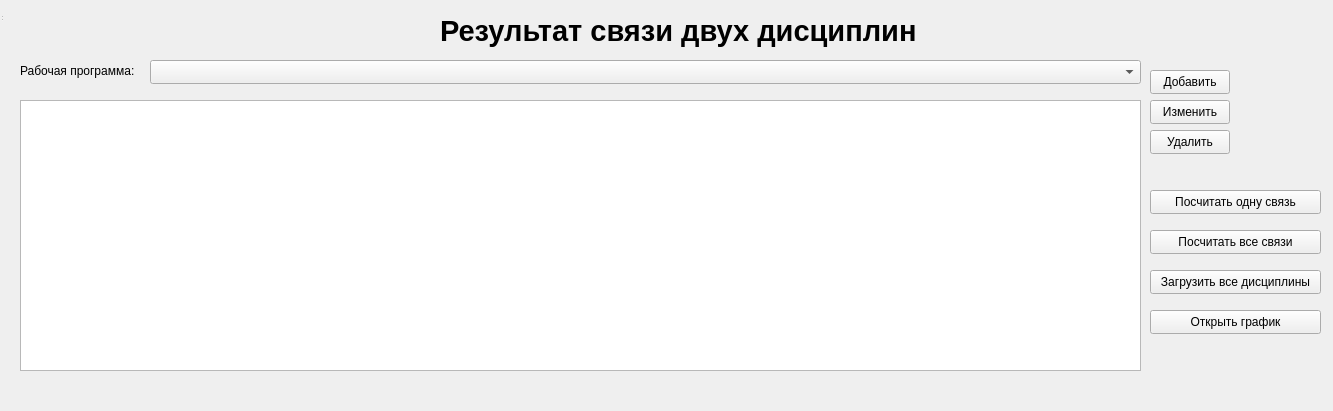
<?xml version="1.0" encoding="UTF-8"?>
<ui version="4.0">
 <class>result</class>
 <widget class="QWidget" name="result">
  <property name="geometry">
   <rect>
    <x>0</x>
    <y>0</y>
    <width>1333</width>
    <height>411</height>
   </rect>
  </property>
  <property name="windowTitle">
   <string>Form</string>
  </property>
  <widget class="QWidget" name="centralwidget" native="true">
   <property name="geometry">
    <rect>
     <x>0</x>
     <y>0</y>
     <width>1381</width>
     <height>411</height>
    </rect>
   </property>
   <widget class="QTableWidget" name="tableWidget">
    <property name="geometry">
     <rect>
      <x>20</x>
      <y>100</y>
      <width>1121</width>
      <height>271</height>
     </rect>
    </property>
   </widget>
   <widget class="QLabel" name="label">
    <property name="geometry">
     <rect>
      <x>440</x>
      <y>10</y>
      <width>541</width>
      <height>41</height>
     </rect>
    </property>
    <property name="font">
     <font>
      <pointsize>22</pointsize>
      <bold>true</bold>
     </font>
    </property>
    <property name="text">
     <string>Результат связи двух дисциплин</string>
    </property>
   </widget>
   <widget class="QPushButton" name="pushButton_6">
    <property name="geometry">
     <rect>
      <x>1150</x>
      <y>270</y>
      <width>171</width>
      <height>24</height>
     </rect>
    </property>
    <property name="text">
     <string>Загрузить все дисциплины</string>
    </property>
   </widget>
   <widget class="QPushButton" name="pushButton_3">
    <property name="geometry">
     <rect>
      <x>1150</x>
      <y>100</y>
      <width>80</width>
      <height>24</height>
     </rect>
    </property>
    <property name="text">
     <string>Изменить</string>
    </property>
   </widget>
   <widget class="QPushButton" name="pushButton">
    <property name="geometry">
     <rect>
      <x>1150</x>
      <y>70</y>
      <width>80</width>
      <height>24</height>
     </rect>
    </property>
    <property name="text">
     <string>Добавить</string>
    </property>
   </widget>
   <widget class="QPushButton" name="pushButton_4">
    <property name="geometry">
     <rect>
      <x>1150</x>
      <y>190</y>
      <width>171</width>
      <height>24</height>
     </rect>
    </property>
    <property name="text">
     <string>Посчитать одну связь</string>
    </property>
   </widget>
   <widget class="QPushButton" name="pushButton_5">
    <property name="geometry">
     <rect>
      <x>1150</x>
      <y>230</y>
      <width>171</width>
      <height>24</height>
     </rect>
    </property>
    <property name="text">
     <string>Посчитать все связи</string>
    </property>
   </widget>
   <widget class="QPushButton" name="pushButton_2">
    <property name="geometry">
     <rect>
      <x>1150</x>
      <y>130</y>
      <width>80</width>
      <height>24</height>
     </rect>
    </property>
    <property name="text">
     <string>Удалить</string>
    </property>
   </widget>
   <widget class="QPushButton" name="pushButton_7">
    <property name="geometry">
     <rect>
      <x>1150</x>
      <y>310</y>
      <width>171</width>
      <height>24</height>
     </rect>
    </property>
    <property name="text">
     <string>Открыть график</string>
    </property>
   </widget>
   <widget class="QLabel" name="label_2">
    <property name="geometry">
     <rect>
      <x>20</x>
      <y>60</y>
      <width>121</width>
      <height>21</height>
     </rect>
    </property>
    <property name="text">
     <string>Рабочая программа:</string>
    </property>
   </widget>
   <widget class="QComboBox" name="comboBox">
    <property name="geometry">
     <rect>
      <x>150</x>
      <y>60</y>
      <width>991</width>
      <height>24</height>
     </rect>
    </property>
   </widget>
  </widget>
  <widget class="QStatusBar" name="statusbar">
   <property name="geometry">
    <rect>
     <x>0</x>
     <y>0</y>
     <width>3</width>
     <height>22</height>
    </rect>
   </property>
  </widget>
 </widget>
 <resources/>
 <connections/>
</ui>
